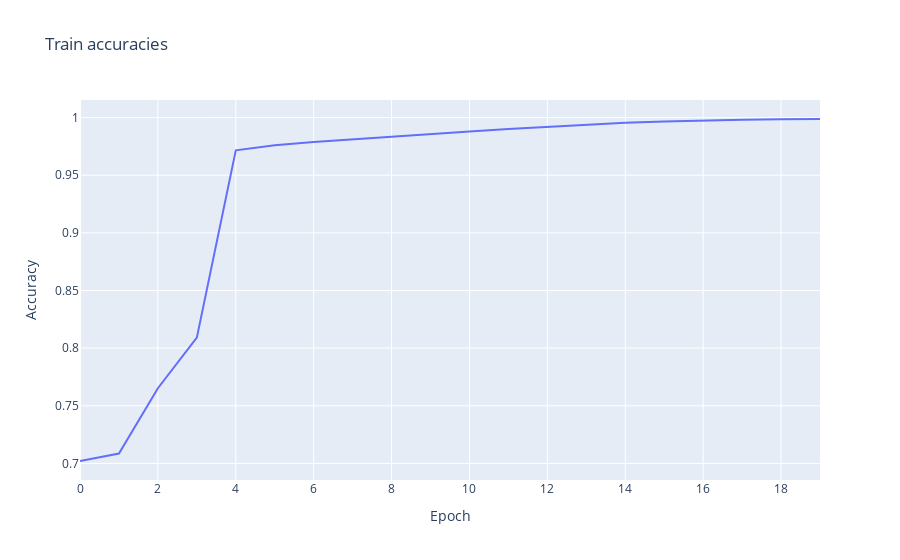

The notebook cell saved with this chart:
### Code cell
px.line(y=accuracies, title="Train accuracies", labels={"x": "Epoch", "y": "Accuracy"})

### Figure 1 — Plotly figure (JSON) as saved in the notebook; plotly's stock layout.template omitted (floating-point values rounded to 4 significant figures)
{"data": [{"hovertemplate": "Epoch=%{x}<br>Accuracy=%{y}<extra></extra>", "legendgroup": "", "line": {"color": "#636efa", "dash": "solid"}, "marker": {"symbol": "circle"}, "mode": "lines", "name": "", "orientation": "v", "showlegend": false, "type": "scatter", "x": [0, 1, 2, 3, 4, 5, 6, 7, 8, 9, 10, 11, 12, 13, 14, 15, 16, 17, 18, 19], "xaxis": "x", "y": [0.7021, 0.7085, 0.7652, 0.8091, 0.9716, 0.9761, 0.9788, 0.9812, 0.9835, 0.9858, 0.988, 0.9902, 0.9922, 0.994, 0.9955, 0.9967, 0.9976, 0.9981, 0.9985, 0.9988], "yaxis": "y"}], "layout": {"legend": {"tracegroupgap": 0}, "title": {"text": "Train accuracies"}, "xaxis": {"anchor": "y", "domain": [0, 1], "title": {"text": "Epoch"}}, "yaxis": {"anchor": "x", "domain": [0, 1], "title": {"text": "Accuracy"}}}}
